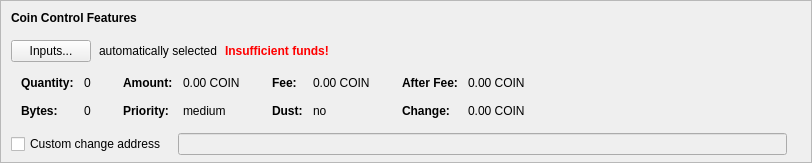
    <widget class="QFrame" name="frameCoinControl">
     <property name="sizePolicy">
      <sizepolicy hsizetype="Expanding" vsizetype="Expanding">
       <horstretch>0</horstretch>
       <verstretch>0</verstretch>
      </sizepolicy>
     </property>
     <property name="maximumSize">
      <size>
       <width>16777215</width>
       <height>16777215</height>
      </size>
     </property>
     <property name="frameShape">
      <enum>QFrame::StyledPanel</enum>
     </property>
     <property name="frameShadow">
      <enum>QFrame::Sunken</enum>
     </property>
     <layout class="QVBoxLayout" name="verticalLayoutCoinControl2">
      <property name="spacing">
       <number>0</number>
      </property>
      <property name="leftMargin">
       <number>0</number>
      </property>
      <property name="topMargin">
       <number>0</number>
      </property>
      <property name="rightMargin">
       <number>0</number>
      </property>
      <property name="bottomMargin">
       <number>6</number>
      </property>
      <item>
       <layout class="QVBoxLayout" name="verticalLayoutCoinControl" stretch="0,0,0,0,1">
        <property name="spacing">
         <number>0</number>
        </property>
        <property name="leftMargin">
         <number>10</number>
        </property>
        <property name="topMargin">
         <number>10</number>
        </property>
        <item>
         <layout class="QHBoxLayout" name="horizontalLayoutCoinControl1">
          <property name="bottomMargin">
           <number>15</number>
          </property>
          <item>
           <widget class="QLabel" name="labelCoinControlFeatures">
            <property name="sizePolicy">
             <sizepolicy hsizetype="Preferred" vsizetype="Maximum">
              <horstretch>0</horstretch>
              <verstretch>0</verstretch>
             </sizepolicy>
            </property>
            <property name="font">
             <font>
              <weight>75</weight>
              <bold>true</bold>
             </font>
            </property>
            <property name="styleSheet">
             <string notr="true">font-weight:bold;</string>
            </property>
            <property name="text">
             <string>Coin Control Features</string>
            </property>
           </widget>
          </item>
         </layout>
        </item>
        <item>
         <layout class="QHBoxLayout" name="horizontalLayoutCoinControl2" stretch="0,0,0,0">
          <property name="spacing">
           <number>8</number>
          </property>
          <property name="bottomMargin">
           <number>10</number>
          </property>
          <item>
           <widget class="QPushButton" name="pushButtonCoinControl">
            <property name="styleSheet">
             <string notr="true"/>
            </property>
            <property name="text">
             <string>Inputs...</string>
            </property>
            <property name="autoDefault">
             <bool>false</bool>
            </property>
           </widget>
          </item>
          <item>
           <widget class="QLabel" name="labelCoinControlAutomaticallySelected">
            <property name="text">
             <string>automatically selected</string>
            </property>
            <property name="margin">
             <number>5</number>
            </property>
           </widget>
          </item>
          <item>
           <widget class="QLabel" name="labelCoinControlInsuffFunds">
            <property name="font">
             <font>
              <weight>75</weight>
              <bold>true</bold>
             </font>
            </property>
            <property name="styleSheet">
             <string notr="true">color:red;font-weight:bold;</string>
            </property>
            <property name="text">
             <string>Insufficient funds!</string>
            </property>
            <property name="margin">
             <number>5</number>
            </property>
           </widget>
          </item>
          <item>
           <spacer name="horizontalSpacerCoinControl">
            <property name="orientation">
             <enum>Qt::Horizontal</enum>
            </property>
            <property name="sizeHint" stdset="0">
             <size>
              <width>40</width>
              <height>1</height>
             </size>
            </property>
           </spacer>
          </item>
         </layout>
        </item>
        <item>
         <widget class="QWidget" name="widgetCoinControl" native="true">
          <property name="sizePolicy">
           <sizepolicy hsizetype="Preferred" vsizetype="Preferred">
            <horstretch>0</horstretch>
            <verstretch>0</verstretch>
           </sizepolicy>
          </property>
          <property name="minimumSize">
           <size>
            <width>0</width>
            <height>0</height>
           </size>
          </property>
          <property name="styleSheet">
           <string notr="true"/>
          </property>
          <layout class="QHBoxLayout" name="horizontalLayoutCoinControl5">
           <property name="leftMargin">
            <number>0</number>
           </property>
           <property name="topMargin">
            <number>0</number>
           </property>
           <property name="rightMargin">
            <number>0</number>
           </property>
           <property name="bottomMargin">
            <number>0</number>
           </property>
           <item>
            <layout class="QHBoxLayout" name="horizontalLayoutCoinControl3" stretch="0,0,0,1">
             <property name="spacing">
              <number>20</number>
             </property>
             <property name="topMargin">
              <number>0</number>
             </property>
             <property name="bottomMargin">
              <number>10</number>
             </property>
             <item>
              <layout class="QFormLayout" name="formLayoutCoinControl1">
               <property name="horizontalSpacing">
                <number>10</number>
               </property>
               <property name="verticalSpacing">
                <number>14</number>
               </property>
               <property name="leftMargin">
                <number>10</number>
               </property>
               <property name="topMargin">
                <number>4</number>
               </property>
               <property name="rightMargin">
                <number>6</number>
               </property>
               <item row="0" column="0">
                <widget class="QLabel" name="labelCoinControlQuantityText">
                 <property name="font">
                  <font>
                   <weight>75</weight>
                   <bold>true</bold>
                  </font>
                 </property>
                 <property name="text">
                  <string>Quantity:</string>
                 </property>
                 <property name="margin">
                  <number>0</number>
                 </property>
                </widget>
               </item>
               <item row="0" column="1">
                <widget class="QLabel" name="labelCoinControlQuantity">
                 <property name="cursor">
                  <cursorShape>IBeamCursor</cursorShape>
                 </property>
                 <property name="contextMenuPolicy">
                  <enum>Qt::ActionsContextMenu</enum>
                 </property>
                 <property name="text">
                  <string notr="true">0</string>
                 </property>
                 <property name="margin">
                  <number>0</number>
                 </property>
                 <property name="textInteractionFlags">
                  <set>Qt::LinksAccessibleByMouse|Qt::TextSelectableByKeyboard|Qt::TextSelectableByMouse</set>
                 </property>
                </widget>
               </item>
               <item row="1" column="0">
                <widget class="QLabel" name="labelCoinControlBytesText">
                 <property name="font">
                  <font>
                   <weight>75</weight>
                   <bold>true</bold>
                  </font>
                 </property>
                 <property name="text">
                  <string>Bytes:</string>
                 </property>
                </widget>
               </item>
               <item row="1" column="1">
                <widget class="QLabel" name="labelCoinControlBytes">
                 <property name="cursor">
                  <cursorShape>IBeamCursor</cursorShape>
                 </property>
                 <property name="contextMenuPolicy">
                  <enum>Qt::ActionsContextMenu</enum>
                 </property>
                 <property name="text">
                  <string notr="true">0</string>
                 </property>
                 <property name="textInteractionFlags">
                  <set>Qt::LinksAccessibleByMouse|Qt::TextSelectableByKeyboard|Qt::TextSelectableByMouse</set>
                 </property>
                </widget>
               </item>
              </layout>
             </item>
             <item>
              <layout class="QFormLayout" name="formLayoutCoinControl2">
               <property name="horizontalSpacing">
                <number>10</number>
               </property>
               <property name="verticalSpacing">
                <number>14</number>
               </property>
               <property name="leftMargin">
                <number>6</number>
               </property>
               <property name="topMargin">
                <number>4</number>
               </property>
               <property name="rightMargin">
                <number>6</number>
               </property>
               <item row="0" column="0">
                <widget class="QLabel" name="labelCoinControlAmountText">
                 <property name="font">
                  <font>
                   <weight>75</weight>
                   <bold>true</bold>
                  </font>
                 </property>
                 <property name="text">
                  <string>Amount:</string>
                 </property>
                 <property name="margin">
                  <number>0</number>
                 </property>
                </widget>
               </item>
               <item row="0" column="1">
                <widget class="QLabel" name="labelCoinControlAmount">
                 <property name="cursor">
                  <cursorShape>IBeamCursor</cursorShape>
                 </property>
                 <property name="contextMenuPolicy">
                  <enum>Qt::ActionsContextMenu</enum>
                 </property>
                 <property name="text">
                  <string notr="true">0.00 COIN</string>
                 </property>
                 <property name="textInteractionFlags">
                  <set>Qt::LinksAccessibleByMouse|Qt::TextSelectableByKeyboard|Qt::TextSelectableByMouse</set>
                 </property>
                </widget>
               </item>
               <item row="1" column="0">
                <widget class="QLabel" name="labelCoinControlPriorityText">
                 <property name="font">
                  <font>
                   <weight>75</weight>
                   <bold>true</bold>
                  </font>
                 </property>
                 <property name="text">
                  <string>Priority:</string>
                 </property>
                </widget>
               </item>
               <item row="1" column="1">
                <widget class="QLabel" name="labelCoinControlPriority">
                 <property name="cursor">
                  <cursorShape>IBeamCursor</cursorShape>
                 </property>
                 <property name="contextMenuPolicy">
                  <enum>Qt::ActionsContextMenu</enum>
                 </property>
                 <property name="text">
                  <string notr="true">medium</string>
                 </property>
                 <property name="textInteractionFlags">
                  <set>Qt::LinksAccessibleByMouse|Qt::TextSelectableByKeyboard|Qt::TextSelectableByMouse</set>
                 </property>
                </widget>
               </item>
              </layout>
             </item>
             <item>
              <layout class="QFormLayout" name="formLayoutCoinControl3">
               <property name="horizontalSpacing">
                <number>10</number>
               </property>
               <property name="verticalSpacing">
                <number>14</number>
               </property>
               <property name="leftMargin">
                <number>6</number>
               </property>
               <property name="topMargin">
                <number>4</number>
               </property>
               <property name="rightMargin">
                <number>6</number>
               </property>
               <item row="0" column="0">
                <widget class="QLabel" name="labelCoinControlFeeText">
                 <property name="font">
                  <font>
                   <weight>75</weight>
                   <bold>true</bold>
                  </font>
                 </property>
                 <property name="text">
                  <string>Fee:</string>
                 </property>
                 <property name="margin">
                  <number>0</number>
                 </property>
                </widget>
               </item>
               <item row="0" column="1">
                <widget class="QLabel" name="labelCoinControlFee">
                 <property name="cursor">
                  <cursorShape>IBeamCursor</cursorShape>
                 </property>
                 <property name="contextMenuPolicy">
                  <enum>Qt::ActionsContextMenu</enum>
                 </property>
                 <property name="text">
                  <string notr="true">0.00 COIN</string>
                 </property>
                 <property name="textInteractionFlags">
                  <set>Qt::LinksAccessibleByMouse|Qt::TextSelectableByKeyboard|Qt::TextSelectableByMouse</set>
                 </property>
                </widget>
               </item>
               <item row="1" column="0">
                <widget class="QLabel" name="labelCoinControlLowOutputText">
                 <property name="font">
                  <font>
                   <weight>75</weight>
                   <bold>true</bold>
                  </font>
                 </property>
                 <property name="text">
                  <string>Dust:</string>
                 </property>
                </widget>
               </item>
               <item row="1" column="1">
                <widget class="QLabel" name="labelCoinControlLowOutput">
                 <property name="cursor">
                  <cursorShape>IBeamCursor</cursorShape>
                 </property>
                 <property name="contextMenuPolicy">
                  <enum>Qt::ActionsContextMenu</enum>
                 </property>
                 <property name="text">
                  <string notr="true">no</string>
                 </property>
                 <property name="textInteractionFlags">
                  <set>Qt::LinksAccessibleByMouse|Qt::TextSelectableByKeyboard|Qt::TextSelectableByMouse</set>
                 </property>
                </widget>
               </item>
              </layout>
             </item>
             <item>
              <layout class="QFormLayout" name="formLayoutCoinControl4">
               <property name="horizontalSpacing">
                <number>10</number>
               </property>
               <property name="verticalSpacing">
                <number>14</number>
               </property>
               <property name="leftMargin">
                <number>6</number>
               </property>
               <property name="topMargin">
                <number>4</number>
               </property>
               <property name="rightMargin">
                <number>6</number>
               </property>
               <item row="0" column="0">
                <widget class="QLabel" name="labelCoinControlAfterFeeText">
                 <property name="font">
                  <font>
                   <weight>75</weight>
                   <bold>true</bold>
                  </font>
                 </property>
                 <property name="text">
                  <string>After Fee:</string>
                 </property>
                 <property name="margin">
                  <number>0</number>
                 </property>
                </widget>
               </item>
               <item row="0" column="1">
                <widget class="QLabel" name="labelCoinControlAfterFee">
                 <property name="cursor">
                  <cursorShape>IBeamCursor</cursorShape>
                 </property>
                 <property name="contextMenuPolicy">
                  <enum>Qt::ActionsContextMenu</enum>
                 </property>
                 <property name="text">
                  <string notr="true">0.00 COIN</string>
                 </property>
                 <property name="textInteractionFlags">
                  <set>Qt::LinksAccessibleByMouse|Qt::TextSelectableByKeyboard|Qt::TextSelectableByMouse</set>
                 </property>
                </widget>
               </item>
               <item row="1" column="0">
                <widget class="QLabel" name="labelCoinControlChangeText">
                 <property name="font">
                  <font>
                   <weight>75</weight>
                   <bold>true</bold>
                  </font>
                 </property>
                 <property name="text">
                  <string>Change:</string>
                 </property>
                </widget>
               </item>
               <item row="1" column="1">
                <widget class="QLabel" name="labelCoinControlChange">
                 <property name="cursor">
                  <cursorShape>IBeamCursor</cursorShape>
                 </property>
                 <property name="contextMenuPolicy">
                  <enum>Qt::ActionsContextMenu</enum>
                 </property>
                 <property name="text">
                  <string notr="true">0.00 COIN</string>
                 </property>
                 <property name="textInteractionFlags">
                  <set>Qt::LinksAccessibleByMouse|Qt::TextSelectableByKeyboard|Qt::TextSelectableByMouse</set>
                 </property>
                </widget>
               </item>
              </layout>
             </item>
            </layout>
           </item>
          </layout>
         </widget>
        </item>
        <item>
         <layout class="QHBoxLayout" name="horizontalLayoutCoinControl4" stretch="0,0,0">
          <property name="spacing">
           <number>12</number>
          </property>
          <property name="sizeConstraint">
           <enum>QLayout::SetDefaultConstraint</enum>
          </property>
          <property name="topMargin">
           <number>5</number>
          </property>
          <property name="rightMargin">
           <number>5</number>
          </property>
          <item>
           <widget class="QCheckBox" name="checkBoxCoinControlChange">
            <property name="toolTip">
             <string>If this is activated, but the change address is empty or invalid, change will be sent to a newly generated address.</string>
            </property>
            <property name="text">
             <string>Custom change address</string>
            </property>
           </widget>
          </item>
          <item>
           <widget class="QValidatedLineEdit" name="lineEditCoinControlChange">
            <property name="enabled">
             <bool>false</bool>
            </property>
            <property name="sizePolicy">
             <sizepolicy hsizetype="Expanding" vsizetype="Fixed">
              <horstretch>0</horstretch>
              <verstretch>0</verstretch>
             </sizepolicy>
            </property>
           </widget>
          </item>
          <item>
           <widget class="QLabel" name="labelCoinControlChangeLabel">
            <property name="sizePolicy">
             <sizepolicy hsizetype="Preferred" vsizetype="Expanding">
              <horstretch>0</horstretch>
              <verstretch>0</verstretch>
             </sizepolicy>
            </property>
            <property name="minimumSize">
             <size>
              <width>0</width>
              <height>0</height>
             </size>
            </property>
            <property name="text">
             <string/>
            </property>
            <property name="margin">
             <number>3</number>
            </property>
           </widget>
          </item>
         </layout>
        </item>
        <item>
         <spacer name="verticalSpacerCoinControl">
          <property name="orientation">
           <enum>Qt::Vertical</enum>
          </property>
          <property name="sizeHint" stdset="0">
           <size>
            <width>800</width>
            <height>1</height>
           </size>
          </property>
         </spacer>
        </item>
       </layout>
      </item>
     </layout>
    </widget>
